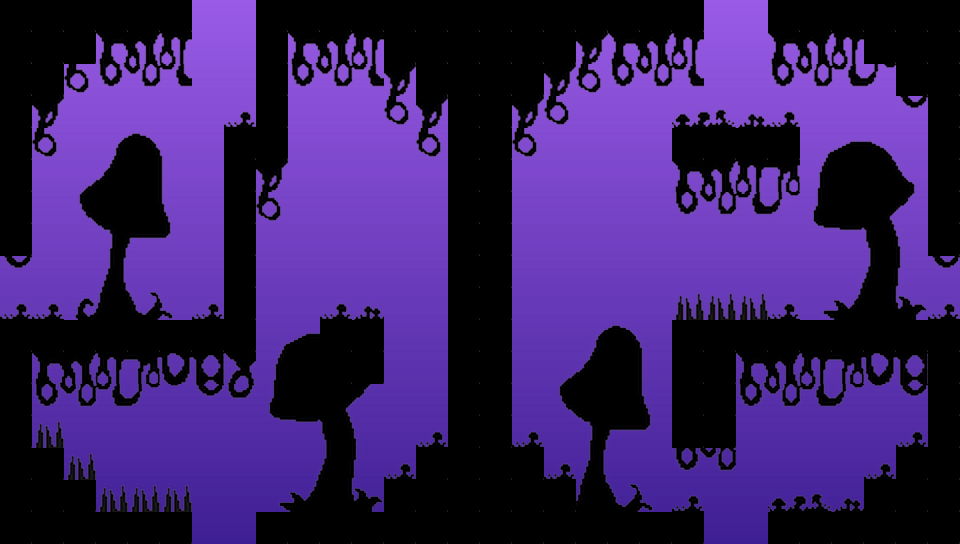

A level layout from a 2D game, rendered from its tile map. Below: a short description, then the map file with tile-grid data replaced by summaries:
An orthogonal 30x17 tile map with 32x32 px tiles, 1 tile layer (GroundTilesLayer), 9 tilesets, 1 image layer and 35 objects.

<map version="1.5" tiledversion="1.6.0" orientation="orthogonal" renderorder="right-down" width="30" height="17" tilewidth="32" tileheight="32" infinite="0" nextlayerid="11" nextobjectid="149">
 <tileset firstgid="1" name="Ground" tilewidth="32" tileheight="32" tilecount="7" columns="7">
  <image source="ground-tile-set.png" trans="ff00ff" width="224" height="32" />
 </tileset>
 <tileset firstgid="8" name="Tree1" tilewidth="32" tileheight="32" tilecount="12" columns="2">
  <image source="t1-tile-set.png" trans="ff00ff" width="64" height="192" />
 </tileset>
 <tileset firstgid="20" name="Tree2" tilewidth="32" tileheight="32" tilecount="12" columns="2">
  <image source="t2-tile-set.png" trans="ff00ff" width="64" height="192" />
 </tileset>
 <tileset firstgid="32" name="Lumps1" tilewidth="32" tileheight="32" tilecount="17" columns="17">
  <image source="lp1-tile-set.png" trans="ff00ff" width="544" height="32" />
 </tileset>
 <tileset firstgid="49" name="Lumps2" tilewidth="32" tileheight="32" tilecount="17" columns="17">
  <image source="lp2-tile-set.png" trans="ff00ff" width="544" height="32" />
 </tileset>
 <tileset firstgid="66" name="Lumps3" tilewidth="32" tileheight="32" tilecount="17" columns="17">
  <image source="lp3-tile-set.png" trans="ff00ff" width="544" height="32" />
 </tileset>
 <tileset firstgid="83" name="Fungus1" tilewidth="32" tileheight="32" tilecount="24" columns="4">
  <image source="fungus1.png" trans="ff00ff" width="128" height="192" />
 </tileset>
 <tileset firstgid="107" name="Fungus2" tilewidth="32" tileheight="32" tilecount="24" columns="4">
  <image source="fungus2.png" trans="ff00ff" width="128" height="192" />
 </tileset>
 <tileset firstgid="131" name="Shrooms" tilewidth="32" tileheight="32" tilecount="5" columns="5">
  <image source="shrooms-tile-set.png" trans="ff00ff" width="160" height="32" />
 </tileset>
 <imagelayer id="2" name="BackgroundImageLayer" locked="1">
  <image source="bg2.png" width="960" height="544" />
 </imagelayer>
 <layer id="1" name="GroundTilesLayer" width="30" height="17" locked="1">
  <data>[510 cells, 370 non-empty, 70 distinct tile ids]</data>
 </layer>
 <objectgroup id="7" name="GroundObjectsLayer" locked="1">
  <object id="111" x="0" y="0" width="192" height="32" />
  <object id="112" x="0" y="32" width="96" height="32" />
  <object id="113" x="0" y="64" width="64" height="32" />
  <object id="114" x="0" y="96" width="32" height="160" />
  <object id="115" x="256" y="0" width="448" height="32" />
  <object id="116" x="768" y="0" width="192" height="32" />
  <object id="117" x="864" y="32" width="96" height="32" />
  <object id="118" x="896" y="64" width="64" height="32" />
  <object id="119" x="928" y="96" width="32" height="160" />
  <object id="120" x="672" y="320" width="288" height="32" />
  <object id="121" x="672" y="352" width="64" height="96" />
  <object id="122" x="928" y="352" width="32" height="96" />
  <object id="123" x="896" y="448" width="64" height="32" />
  <object id="125" x="864" y="480" width="96" height="32" />
  <object id="126" x="768" y="512" width="192" height="32" />
  <object id="127" x="256" y="512" width="448" height="32" />
  <object id="128" x="0" y="512" width="192" height="32" />
  <object id="129" x="0" y="480" width="96" height="32" />
  <object id="130" x="0" y="448" width="64" height="32" />
  <object id="131" x="0" y="320" width="256" height="32" />
  <object id="132" x="0" y="352" width="32" height="96" />
  <object id="133" x="384" y="480" width="192" height="32" />
  <object id="134" x="416" y="448" width="128" height="32" />
  <object id="135" x="448" y="96" width="64" height="352" />
  <object id="136" x="416" y="64" width="128" height="32" />
  <object id="137" x="384" y="32" width="192" height="32" />
  <object id="140" x="224" y="128" width="64" height="32" />
  <object id="141" x="256" y="32" width="32" height="96" />
  <object id="142" x="224" y="160" width="32" height="160" />
  <object id="143" x="672" y="128" width="128" height="32" />
  <object id="148" x="320" y="320" width="64" height="64" />
 </objectgroup>
 <objectgroup id="8" name="SpikesObjectsLayer" locked="1">
  <object id="144" x="689.687" y="288" width="59.4465" height="32" />
  <object id="145" x="96" y="480" width="75.9546" height="32" />
  <object id="146" x="64" y="448" width="32" height="32" />
  <object id="147" x="32" y="416" width="32" height="32" />
 </objectgroup>
 <objectgroup id="9" name="CrumbleObjectsLayer" locked="1" />
 <objectgroup id="10" name="ChangeEnemyDirectionObjectsLayer" locked="1" />
</map>
